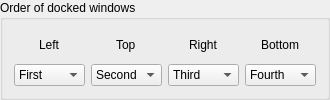
        <widget class="QGroupBox" name="groupBox_16">
         <property name="sizePolicy">
          <sizepolicy hsizetype="Minimum" vsizetype="Maximum">
           <horstretch>0</horstretch>
           <verstretch>0</verstretch>
          </sizepolicy>
         </property>
         <property name="toolTip">
          <string>&lt;html&gt;&lt;head/&gt;&lt;body&gt;&lt;p&gt;hv - short name&lt;/p&gt;&lt;/body&gt;&lt;/html&gt;</string>
         </property>
         <property name="styleSheet">
          <string notr="true"/>
         </property>
         <property name="title">
          <string>Order of docked windows</string>
         </property>
         <property name="flat">
          <bool>true</bool>
         </property>
         <layout class="QGridLayout" name="gridLayout_16">
          <item row="0" column="0" alignment="Qt::AlignmentFlag::AlignHCenter">
           <widget class="QLabel" name="label_17">
            <property name="toolTip">
             <string>&lt;html&gt;&lt;head/&gt;&lt;body&gt;&lt;p&gt;hv - short name&lt;/p&gt;&lt;/body&gt;&lt;/html&gt;</string>
            </property>
            <property name="text">
             <string>Left</string>
            </property>
           </widget>
          </item>
          <item row="0" column="2" alignment="Qt::AlignmentFlag::AlignHCenter">
           <widget class="QLabel" name="label_29">
            <property name="toolTip">
             <string>&lt;html&gt;&lt;head/&gt;&lt;body&gt;&lt;p&gt;hv - short name&lt;/p&gt;&lt;/body&gt;&lt;/html&gt;</string>
            </property>
            <property name="text">
             <string>Right</string>
            </property>
           </widget>
          </item>
          <item row="0" column="1" alignment="Qt::AlignmentFlag::AlignHCenter">
           <widget class="QLabel" name="label_18">
            <property name="toolTip">
             <string>&lt;html&gt;&lt;head/&gt;&lt;body&gt;&lt;p&gt;hv - short name&lt;/p&gt;&lt;/body&gt;&lt;/html&gt;</string>
            </property>
            <property name="text">
             <string>Top</string>
            </property>
           </widget>
          </item>
          <item row="1" column="0">
           <widget class="QComboBox" name="kcfg_dockOrderLeft">
            <property name="focusPolicy">
             <enum>Qt::FocusPolicy::ClickFocus</enum>
            </property>
            <property name="currentIndex">
             <number>1</number>
            </property>
            <item>
             <property name="text">
              <string>Off</string>
             </property>
            </item>
            <item>
             <property name="text">
              <string>First</string>
             </property>
            </item>
            <item>
             <property name="text">
              <string>Second</string>
             </property>
            </item>
            <item>
             <property name="text">
              <string>Third</string>
             </property>
            </item>
            <item>
             <property name="text">
              <string>Fourth</string>
             </property>
            </item>
           </widget>
          </item>
          <item row="0" column="3" alignment="Qt::AlignmentFlag::AlignHCenter">
           <widget class="QLabel" name="label_30">
            <property name="toolTip">
             <string>&lt;html&gt;&lt;head/&gt;&lt;body&gt;&lt;p&gt;hv - short name&lt;/p&gt;&lt;/body&gt;&lt;/html&gt;</string>
            </property>
            <property name="text">
             <string>Bottom</string>
            </property>
           </widget>
          </item>
          <item row="1" column="1">
           <widget class="QComboBox" name="kcfg_dockOrderTop">
            <property name="focusPolicy">
             <enum>Qt::FocusPolicy::ClickFocus</enum>
            </property>
            <property name="currentIndex">
             <number>2</number>
            </property>
            <item>
             <property name="text">
              <string>Off</string>
             </property>
            </item>
            <item>
             <property name="text">
              <string>First</string>
             </property>
            </item>
            <item>
             <property name="text">
              <string>Second</string>
             </property>
            </item>
            <item>
             <property name="text">
              <string>Third</string>
             </property>
            </item>
            <item>
             <property name="text">
              <string>Fourth</string>
             </property>
            </item>
           </widget>
          </item>
          <item row="1" column="2">
           <widget class="QComboBox" name="kcfg_dockOrderRight">
            <property name="focusPolicy">
             <enum>Qt::FocusPolicy::ClickFocus</enum>
            </property>
            <property name="layoutDirection">
             <enum>Qt::LayoutDirection::LeftToRight</enum>
            </property>
            <property name="currentIndex">
             <number>3</number>
            </property>
            <item>
             <property name="text">
              <string>Off</string>
             </property>
            </item>
            <item>
             <property name="text">
              <string>First</string>
             </property>
            </item>
            <item>
             <property name="text">
              <string>Second</string>
             </property>
            </item>
            <item>
             <property name="text">
              <string>Third</string>
             </property>
            </item>
            <item>
             <property name="text">
              <string>Fourth</string>
             </property>
            </item>
           </widget>
          </item>
          <item row="1" column="3">
           <widget class="QComboBox" name="kcfg_dockOrderBottom">
            <property name="focusPolicy">
             <enum>Qt::FocusPolicy::ClickFocus</enum>
            </property>
            <property name="currentIndex">
             <number>4</number>
            </property>
            <item>
             <property name="text">
              <string>Off</string>
             </property>
            </item>
            <item>
             <property name="text">
              <string>First</string>
             </property>
            </item>
            <item>
             <property name="text">
              <string>Second</string>
             </property>
            </item>
            <item>
             <property name="text">
              <string>Third</string>
             </property>
            </item>
            <item>
             <property name="text">
              <string>Fourth</string>
             </property>
            </item>
           </widget>
          </item>
         </layout>
        </widget>
